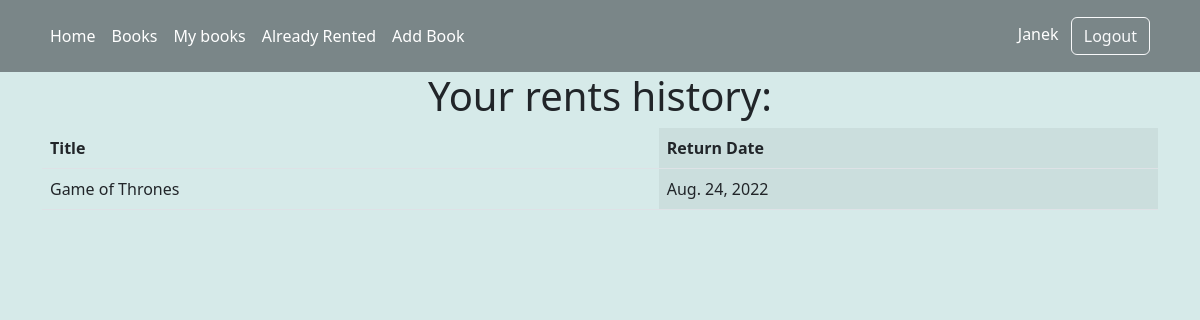
Page /rent_history/ (signed in) on the earlier database version.
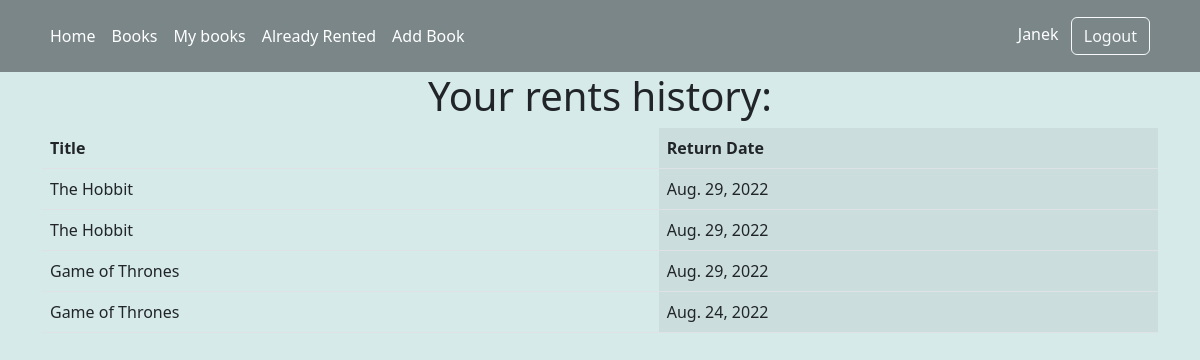
Same page on the later database version.
### rent/models.py (models this page shows, shortened)
class Returns(models.Model):
    user = models.ForeignKey(User, on_delete=models.CASCADE)
    book = models.ForeignKey(Book, on_delete=models.CASCADE)
    date = models.DateField(auto_now_add=True)
    class Meta:
        ordering = ['-date']

### books/models.py (models this page shows, shortened)
class Book(models.Model):
    title = models.CharField(max_length=100)
    author = models.CharField(max_length=100)
    publish_year = models.CharField(max_length=30)
    publisher = models.CharField(max_length=100)
    descritpion = models.CharField(max_length=600)
    free = models.BooleanField(null=True, default='True')
    cover = models.ImageField(blank=True, null=True)

### rent/views.py (the view)
# urls.py: path('rent_history/', views.returnHistory, name='return-history'),
@login_required(login_url='/login')
def returnHistory(request):
    Return = Returns.objects.filter(user=request.user.id)
    return render(request, 'rent/rent_history.html', {'retruns': Return})

### templates/rent/rent_history.html
{%extends 'base.html'%}
{% block content %}
<div class="container">
    <div class="d-flex align-items-center justify-content-center ">
        <h1>Your rents history:</h1>
    </div>
    <table class="table table-striped-columns">
        <thead>
            <tr>
                <th scope="col">Title</th>
                <th scope="col">Return Date</th>
            </tr>
        </thead>
        <tbody>
            {% for r in retruns %}
            <tr>
                <td>{{r.book.title}}</td>
                <td>{{r.date}}</td>
            </tr>
            {% endfor %}
        </tbody>
    </table>
</div>
{% endblock content %}

Differences in the rows shown:
added Returns: book "The Hobbit", date "Aug. 29, 2022"
added Returns: book "The Hobbit", date "Aug. 29, 2022"
added Returns: book "Game of Thrones", date "Aug. 29, 2022"
